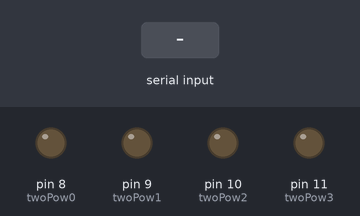
Recording of a sketch running on a simulated Arduino Uno, built with avr-gcc and run on an emulated ATmega328P. Shown: output pins drawn as LEDs (lit = HIGH). Dashed ring = blinking. The test bench sets the inputs (shaded band).

Above: at 1.2 s.
1.3 s: "90,45\n" received over Serial
At 4.0 s:
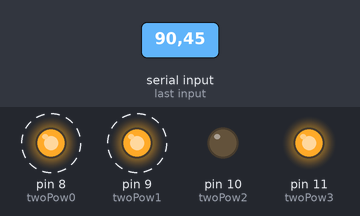
4.3 s: "30,150\n" received over Serial
At 6.1 s:
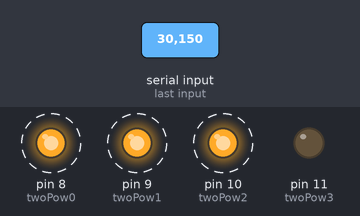
7.3 s: "1\n" received over Serial
At 9.8 s:
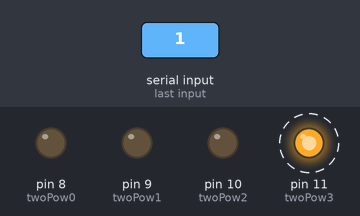
10.3 s: "5\n" received over Serial
At 12.1 s:
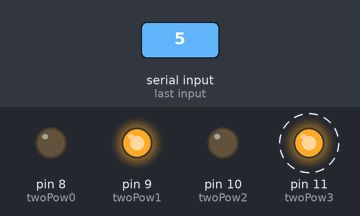
13.3 s: "200\n" received over Serial
At 14.1 s:
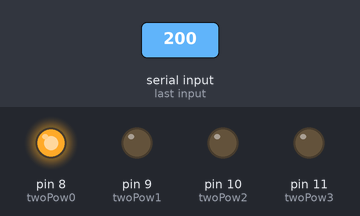
Timing chart, 0 to 16.3 s (numbered marks = the images above; inputs shaded):
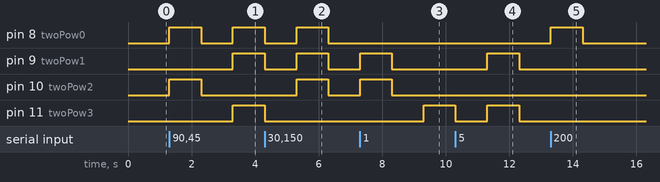

Measured:
- after the input at 1.3 s, pin 8 (twoPow0): LOW → HIGH at once, → LOW 1.0 s later, → HIGH 1.0 s later; pin 9 (twoPow1), pin 11 (twoPow3): LOW → HIGH after 2.0 s; pin 10 (twoPow2): LOW → HIGH at once, → LOW 1.0 s later
- after the input at 4.3 s, pin 10 (twoPow2): LOW → HIGH after 1.0 s, → LOW 1.0 s later
- after the input at 7.3 s, pin 11 (twoPow3): LOW → HIGH after 2.0 s
- after the input at 10.3 s, pin 9 (twoPow1): LOW → HIGH after 1.0 s, → LOW 1.0 s later
- after the input at 13.3 s, pin 8 (twoPow0): LOW → HIGH at once, → LOW 1.0 s later

The sketch:

LED_Binary_Counter.ino
```cpp
int twoPow0 = 8;
int twoPow1 = 9;
int twoPow2 = 10;
int twoPow3 = 11;
int num = 0;


void setup()
{
  // put your setup code here, to run once:
pinMode(twoPow0,OUTPUT);
pinMode(twoPow1,OUTPUT);
pinMode(twoPow2,OUTPUT);
pinMode(twoPow3,OUTPUT);
Serial.begin(9600);

}

void loop()
{
  // The while loop asks the user to input a number to be represented if monitor is availble
  while(Serial.available() == 0)
  {
  }
  num = Serial.parseInt();

// The if statements below calculates the binary representation of the number enter and turns the respective LED on
// 2^0

  if(num%2 == 1)
  {
    num = num/2;
    digitalWrite(twoPow3,HIGH);// Sends Voltage to the Led through Pin 8
  }
  else
  {
     num = num/2;
     digitalWrite(twoPow3,LOW);// does not send Voltage to the Led through Pin 8
  }

//2^1
if(num%2 == 1)
  {
    num = num/2;
    digitalWrite(twoPow2,HIGH);// Sends Voltage to the Led through Pin 8
  }
  else
  {
     num = num/2;
     digitalWrite(twoPow2,LOW);// does not send Voltage to the Led through Pin 8
  }

//2^2
  if(num%2 == 1)
  {
    num = num/2;
    digitalWrite(twoPow1,HIGH);// Sends Voltage to the Led through Pin 8
  }
  else
  {
     num = num/2;
     digitalWrite(twoPow1,LOW);// does not send Voltage to the Led through Pin 8
  }

//2^3
  if(num%2 == 1)
  {
    num = num/2;
    digitalWrite(twoPow0,HIGH);// Sends Voltage to the Led through Pin 8
  }
  else
  {
     num = num/2;
     digitalWrite(twoPow0,LOW);// does not send Voltage to the Led through Pin 8
  }


  // Blinking Led light code


  delay(1000);
  digitalWrite(twoPow0,LOW);// does not send Voltage to the Led through Pin 8
  digitalWrite(twoPow1,LOW);// does not send Voltage to the Led through Pin 8
  digitalWrite(twoPow2,LOW);// does not send Voltage to the Led through Pin 8
  digitalWrite(twoPow3,LOW);// does not send Voltage to the Led through Pin 8
  delay(1000);// delay for ten seconds

}
```
